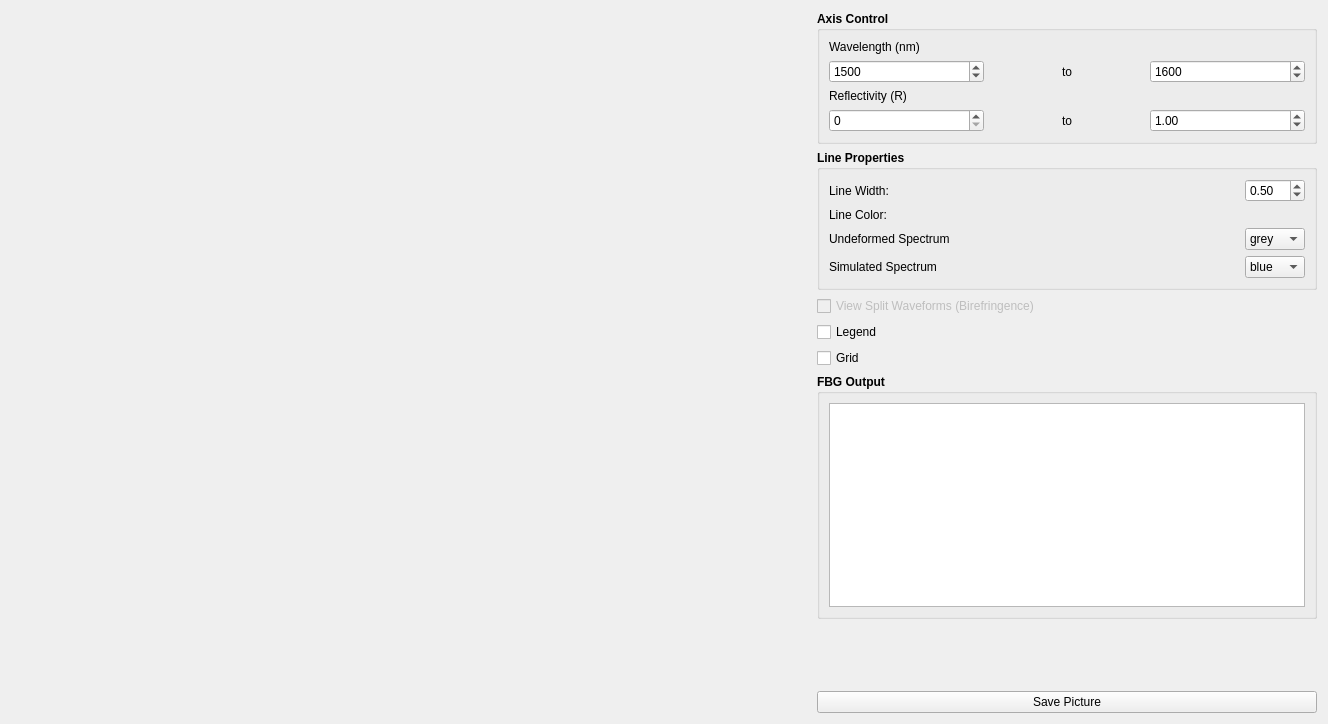
<?xml version="1.0" encoding="UTF-8"?>
<ui version="4.0">
 <class>Form</class>
 <widget class="QWidget" name="Form">
  <property name="geometry">
   <rect>
    <x>0</x>
    <y>0</y>
    <width>1328</width>
    <height>724</height>
   </rect>
  </property>
  <property name="windowTitle">
   <string>Plot FBG Spectrum</string>
  </property>
  <property name="windowIcon">
   <iconset>
    <normaloff>DESIGN_Resource/plot.png</normaloff>DESIGN_Resource/plot.png</iconset>
  </property>
  <layout class="QGridLayout" name="gridLayout_2">
   <item row="0" column="0">
    <layout class="QGridLayout" name="gridLayout_OSA_Plot">
     <item row="0" column="0">
      <spacer name="horizontalSpacer">
       <property name="orientation">
        <enum>Qt::Horizontal</enum>
       </property>
       <property name="sizeType">
        <enum>QSizePolicy::Fixed</enum>
       </property>
       <property name="sizeHint" stdset="0">
        <size>
         <width>800</width>
         <height>20</height>
        </size>
       </property>
      </spacer>
     </item>
    </layout>
   </item>
   <item row="0" column="1">
    <layout class="QGridLayout" name="gridLayoutControl_OSA">
     <item row="0" column="0">
      <layout class="QFormLayout" name="formLayout">
       <property name="fieldGrowthPolicy">
        <enum>QFormLayout::AllNonFixedFieldsGrow</enum>
       </property>
       <item row="3" column="1">
        <widget class="QGroupBox" name="groupBox">
         <property name="font">
          <font>
           <weight>75</weight>
           <bold>true</bold>
          </font>
         </property>
         <property name="title">
          <string>Axis Control</string>
         </property>
         <layout class="QGridLayout" name="gridLayout_3">
          <item row="1" column="0">
           <widget class="QSpinBox" name="spinBox_XlimMin">
            <property name="font">
             <font>
              <weight>50</weight>
              <bold>false</bold>
             </font>
            </property>
            <property name="minimum">
             <number>0</number>
            </property>
            <property name="maximum">
             <number>5000</number>
            </property>
            <property name="singleStep">
             <number>10</number>
            </property>
            <property name="value">
             <number>1500</number>
            </property>
           </widget>
          </item>
          <item row="1" column="2">
           <widget class="QDoubleSpinBox" name="doubleSpinBox_XlimMax">
            <property name="font">
             <font>
              <weight>50</weight>
              <bold>false</bold>
             </font>
            </property>
            <property name="decimals">
             <number>0</number>
            </property>
            <property name="minimum">
             <double>0.000000000000000</double>
            </property>
            <property name="maximum">
             <double>5000.000000000000000</double>
            </property>
            <property name="singleStep">
             <double>10.000000000000000</double>
            </property>
            <property name="value">
             <double>1600.000000000000000</double>
            </property>
           </widget>
          </item>
          <item row="1" column="1">
           <widget class="QLabel" name="label_3">
            <property name="font">
             <font>
              <weight>50</weight>
              <bold>false</bold>
             </font>
            </property>
            <property name="text">
             <string>to</string>
            </property>
            <property name="alignment">
             <set>Qt::AlignCenter</set>
            </property>
           </widget>
          </item>
          <item row="3" column="1">
           <widget class="QLabel" name="label">
            <property name="font">
             <font>
              <weight>50</weight>
              <bold>false</bold>
             </font>
            </property>
            <property name="text">
             <string>to</string>
            </property>
            <property name="alignment">
             <set>Qt::AlignCenter</set>
            </property>
           </widget>
          </item>
          <item row="3" column="2">
           <widget class="QDoubleSpinBox" name="doubleSpinBox_YlimMax">
            <property name="font">
             <font>
              <weight>50</weight>
              <bold>false</bold>
             </font>
            </property>
            <property name="decimals">
             <number>2</number>
            </property>
            <property name="minimum">
             <double>0.000000000000000</double>
            </property>
            <property name="maximum">
             <double>2.000000000000000</double>
            </property>
            <property name="singleStep">
             <double>0.100000000000000</double>
            </property>
            <property name="value">
             <double>1.000000000000000</double>
            </property>
           </widget>
          </item>
          <item row="3" column="0">
           <widget class="QSpinBox" name="spinBox_YlimMin">
            <property name="font">
             <font>
              <weight>50</weight>
              <bold>false</bold>
             </font>
            </property>
            <property name="minimum">
             <number>0</number>
            </property>
            <property name="maximum">
             <number>2</number>
            </property>
            <property name="singleStep">
             <number>1</number>
            </property>
            <property name="value">
             <number>0</number>
            </property>
           </widget>
          </item>
          <item row="2" column="0" colspan="3">
           <widget class="QLabel" name="label_4">
            <property name="font">
             <font>
              <weight>50</weight>
              <bold>false</bold>
             </font>
            </property>
            <property name="text">
             <string>Reflectivity (R)</string>
            </property>
           </widget>
          </item>
          <item row="0" column="0" colspan="3">
           <layout class="QGridLayout" name="gridLayout">
            <item row="0" column="0">
             <widget class="QLabel" name="label_2">
              <property name="font">
               <font>
                <weight>50</weight>
                <bold>false</bold>
               </font>
              </property>
              <property name="text">
               <string>Wavelength (nm)</string>
              </property>
             </widget>
            </item>
           </layout>
          </item>
         </layout>
        </widget>
       </item>
       <item row="4" column="1">
        <widget class="QGroupBox" name="groupBox_2">
         <property name="font">
          <font>
           <weight>75</weight>
           <bold>true</bold>
          </font>
         </property>
         <property name="title">
          <string>Line Properties</string>
         </property>
         <layout class="QGridLayout" name="gridLayout_5">
          <item row="0" column="0">
           <layout class="QGridLayout" name="gridLayout_4">
            <item row="3" column="0" rowspan="2">
             <widget class="QLabel" name="label_8">
              <property name="font">
               <font>
                <weight>50</weight>
                <bold>false</bold>
               </font>
              </property>
              <property name="text">
               <string>Simulated Spectrum</string>
              </property>
             </widget>
            </item>
            <item row="1" column="0" colspan="2">
             <widget class="QLabel" name="label_6">
              <property name="font">
               <font>
                <weight>50</weight>
                <bold>false</bold>
               </font>
              </property>
              <property name="text">
               <string>Line Color:</string>
              </property>
             </widget>
            </item>
            <item row="2" column="1">
             <widget class="QComboBox" name="comboBox_LineColorUndeformed">
              <property name="font">
               <font>
                <weight>50</weight>
                <bold>false</bold>
               </font>
              </property>
              <item>
               <property name="text">
                <string>grey</string>
               </property>
              </item>
              <item>
               <property name="text">
                <string>blue</string>
               </property>
              </item>
              <item>
               <property name="text">
                <string>red</string>
               </property>
              </item>
              <item>
               <property name="text">
                <string>black</string>
               </property>
              </item>
             </widget>
            </item>
            <item row="2" column="0">
             <widget class="QLabel" name="label_7">
              <property name="sizePolicy">
               <sizepolicy hsizetype="Expanding" vsizetype="Preferred">
                <horstretch>0</horstretch>
                <verstretch>0</verstretch>
               </sizepolicy>
              </property>
              <property name="font">
               <font>
                <weight>50</weight>
                <bold>false</bold>
               </font>
              </property>
              <property name="text">
               <string>Undeformed Spectrum </string>
              </property>
             </widget>
            </item>
            <item row="3" column="1" rowspan="2">
             <widget class="QComboBox" name="comboBox_LineColorSimulated">
              <property name="font">
               <font>
                <weight>50</weight>
                <bold>false</bold>
               </font>
              </property>
              <item>
               <property name="text">
                <string>blue</string>
               </property>
              </item>
              <item>
               <property name="text">
                <string>red</string>
               </property>
              </item>
              <item>
               <property name="text">
                <string>black</string>
               </property>
              </item>
              <item>
               <property name="text">
                <string>grey</string>
               </property>
              </item>
             </widget>
            </item>
            <item row="0" column="0">
             <widget class="QLabel" name="label_5">
              <property name="font">
               <font>
                <weight>50</weight>
                <bold>false</bold>
               </font>
              </property>
              <property name="text">
               <string>Line Width:</string>
              </property>
             </widget>
            </item>
            <item row="0" column="1">
             <widget class="QDoubleSpinBox" name="doubleSpinBox_LineWidth">
              <property name="font">
               <font>
                <weight>50</weight>
                <bold>false</bold>
               </font>
              </property>
              <property name="decimals">
               <number>2</number>
              </property>
              <property name="minimum">
               <double>0.100000000000000</double>
              </property>
              <property name="maximum">
               <double>10.000000000000000</double>
              </property>
              <property name="singleStep">
               <double>0.100000000000000</double>
              </property>
              <property name="value">
               <double>0.500000000000000</double>
              </property>
             </widget>
            </item>
           </layout>
          </item>
         </layout>
        </widget>
       </item>
       <item row="6" column="1">
        <widget class="QCheckBox" name="checkBox_legend">
         <property name="text">
          <string>Legend</string>
         </property>
         <property name="checked">
          <bool>false</bool>
         </property>
        </widget>
       </item>
       <item row="9" column="1">
        <spacer name="verticalSpacer">
         <property name="orientation">
          <enum>Qt::Vertical</enum>
         </property>
         <property name="sizeType">
          <enum>QSizePolicy::Fixed</enum>
         </property>
         <property name="sizeHint" stdset="0">
          <size>
           <width>20</width>
           <height>60</height>
          </size>
         </property>
        </spacer>
       </item>
       <item row="10" column="1">
        <widget class="QPushButton" name="pushButton_SavePicture">
         <property name="text">
          <string>Save Picture</string>
         </property>
        </widget>
       </item>
       <item row="7" column="1">
        <widget class="QCheckBox" name="checkBox_Grid">
         <property name="text">
          <string>Grid</string>
         </property>
        </widget>
       </item>
       <item row="8" column="1">
        <widget class="QGroupBox" name="groupBox_3">
         <property name="font">
          <font>
           <weight>75</weight>
           <bold>true</bold>
          </font>
         </property>
         <property name="title">
          <string>FBG Output </string>
         </property>
         <layout class="QGridLayout" name="gridLayout_6">
          <item row="0" column="0">
           <widget class="QTextEdit" name="textEdit_FBGoutput">
            <property name="sizePolicy">
             <sizepolicy hsizetype="Preferred" vsizetype="Expanding">
              <horstretch>0</horstretch>
              <verstretch>0</verstretch>
             </sizepolicy>
            </property>
            <property name="minimumSize">
             <size>
              <width>450</width>
              <height>0</height>
             </size>
            </property>
            <property name="font">
             <font>
              <weight>50</weight>
              <bold>false</bold>
             </font>
            </property>
            <property name="html">
             <string>&lt;!DOCTYPE HTML PUBLIC &quot;-//W3C//DTD HTML 4.0//EN&quot; &quot;http://www.w3.org/TR/REC-html40/strict.dtd&quot;&gt;
&lt;html&gt;&lt;head&gt;&lt;meta name=&quot;qrichtext&quot; content=&quot;1&quot; /&gt;&lt;style type=&quot;text/css&quot;&gt;
p, li { white-space: pre-wrap; }
&lt;/style&gt;&lt;/head&gt;&lt;body style=&quot; font-family:'.AppleSystemUIFont'; font-size:13pt; font-weight:400; font-style:normal;&quot;&gt;
&lt;p style=&quot;-qt-paragraph-type:empty; margin-top:0px; margin-bottom:0px; margin-left:0px; margin-right:0px; -qt-block-indent:0; text-indent:0px; font-family:'MS Shell Dlg 2'; font-size:8pt;&quot;&gt;&lt;br /&gt;&lt;/p&gt;&lt;/body&gt;&lt;/html&gt;</string>
            </property>
            <property name="textInteractionFlags">
             <set>Qt::TextSelectableByKeyboard|Qt::TextSelectableByMouse</set>
            </property>
           </widget>
          </item>
         </layout>
        </widget>
       </item>
       <item row="5" column="1">
        <widget class="QCheckBox" name="checkBox_ViewSplitWaves">
         <property name="enabled">
          <bool>false</bool>
         </property>
         <property name="text">
          <string>View Split Waveforms (Birefringence)</string>
         </property>
        </widget>
       </item>
      </layout>
     </item>
    </layout>
   </item>
  </layout>
  <action name="actionSavePicture">
   <property name="text">
    <string>SavePicture</string>
   </property>
  </action>
 </widget>
 <resources/>
 <connections>
  <connection>
   <sender>pushButton_SavePicture</sender>
   <signal>clicked()</signal>
   <receiver>actionSavePicture</receiver>
   <slot>trigger()</slot>
   <hints>
    <hint type="sourcelabel">
     <x>355</x>
     <y>540</y>
    </hint>
    <hint type="destinationlabel">
     <x>-1</x>
     <y>-1</y>
    </hint>
   </hints>
  </connection>
 </connections>
</ui>
